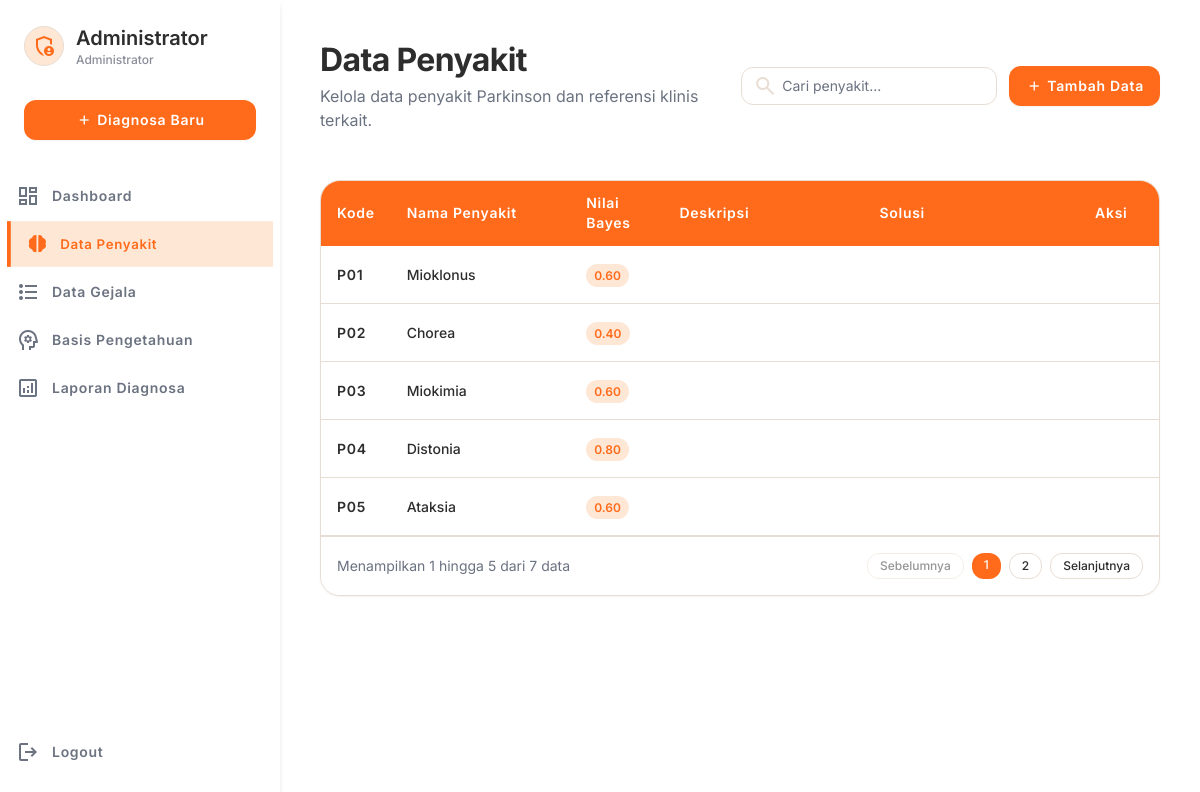
/admin_penyakit.php (signed in), run on the app's committed database.
### tables this page shows
CREATE TABLE `penyakit` (
  `id_penyakit` int(11) NOT NULL,
  `kode_penyakit` varchar(10) NOT NULL,
  `nama_penyakit` varchar(100) NOT NULL,
  `nilai_bayes` decimal(5,2) NOT NULL,
  `deskripsi` text DEFAULT NULL,
  `solusi` text DEFAULT NULL
);

### admin_penyakit.php (the view, shortened to what this page needs)
<?php
require_once 'config.php';
$search = isset($_GET['search']) ? mysqli_real_escape_string($conn, $_GET['search']) : '';
$limit = 5;
$page = isset($_GET['page']) ? intval($_GET['page']) : 1;
$start = ($page - 1) * $limit;
$where_clause = "";
$total_query = mysqli_query($conn, "SELECT COUNT(*) as total FROM penyakit $where_clause");
$total_records = mysqli_fetch_assoc($total_query)['total'];
$total_pages = ceil($total_records / $limit);
$penyakit_query = mysqli_query($conn, "SELECT * FROM penyakit $where_clause ORDER BY kode_penyakit ASC LIMIT $start, $limit");
?>
<!DOCTYPE html>
<html lang="id">
<head>
    <script src="https://cdn.tailwindcss.com?plugins=forms,container-queries"></script>
    <script id="tailwind-config">
      tailwind.config = {
        darkMode: "class",
        theme: {
          extend: {
                        "colors": {
                    "primary": "#FF6B1A",
                    "primary-fixed": "#FFE7D6",
                    "on-primary-fixed-variant": "#FF8A3D",
                    "primary-container": "#FFE7D6",
                    "on-primary-container": "#FF6B1A",
                    "on-primary": "#ffffff",
                    "surface": "#ffffff",
                    "surface-bright": "#2D2D2D",
                    "surface-container-lowest": "#ffffff",
                    "surface-container-low": "#F8F3ED",
                    "surface-container": "#F2EAE2",
                    "surface-container-high": "#E8DDD3",
                    "surface-variant": "#6B7280",
                    "on-surface-variant": "#6B7280",
                    "background": "#F8F3ED",
                    "inverse-surface": "#ffffff",
                    "outline": "#E8DDD3",
                    "outline-variant": "#E8DDD3",
                    "on-surface": "#2D2D2D",
                    "on-background": "#2D2D2D",
                    "secondary": "#6B7280",
                    "secondary-fixed": "#F2EAE2",
                    "on-secondary-fixed-variant": "#FF8A3D",
                    "on-secondary-container": "#6B7280",
                    "tertiary-container": "#22C55E",
                    "on-tertiary-container": "#ffffff",
                    "error-container": "#EF4444",
                    "on-error-container": "#ffffff",
                    "error": "#EF4444",
                    "surface-tint": "#FF8A3D"
            },
                        "borderRadius": {
                    "DEFAULT": "12px",
                    "lg": "16px",
                    "xl": "20px",
                    "full": "9999px"
            },
            "spacing": {
                    "sm": "12px",
                    "xs": "4px",
                    "lg": "32px",
                    "margin-mobile": "16px",
                    "gutter": "24px",
                    "xl": "48px",
                    "margin-desktop": "40px",
                    "md": "24px",
                    "base": "8px"
            },
            "fontFamily": {
                    "label-md": ["Inter"],
                    "body-sm": ["Inter"],
                    "headline-md": ["Inter"],
                    "body-lg": ["Inter"],
                    "body-md": ["Inter"],
                    "headline-sm": ["Inter"],
                    "headline-lg": ["Inter"],
                    "headline-lg-mobile": ["Inter"],
                    "label-sm": ["Inter"]
            },
            "fontSize": {
                    "label-md": ["14px", {"lineHeight": "20px", "letterSpacing": "0.05em", "fontWeight": "600"}],
                    "body-sm": ["14px", {"lineHeight": "20px", "fontWeight": "400"}],
                    "headline-md": ["24px", {"lineHeight": "32px", "letterSpacing": "-0.01em", "fontWeight": "600"}],
                    "body-lg": ["18px", {"lineHeight": "28px", "fontWeight": "400"}],
                    "body-md": ["16px", {"lineHeight": "24px", "fontWeight": "400"}],
                    "headline-sm": ["20px", {"lineHeight": "28px", "fontWeight": "600"}],
                    "headline-lg": ["32px", {"lineHeight": "40px", "letterSpacing": "-0.02em", "fontWeight": "700"}],
                    "headline-lg-mobile": ["24px", {"lineHeight": "32px", "letterSpacing": "-0.01em", "fontWeight": "700"}],
                    "label-sm": ["12px", {"lineHeight": "16px", "fontWeight": "500"}]
            }
          }
        }
      }
    </script>
</head>
<body class="bg-surface-container-low font-body-md text-on-surface antialiased h-screen overflow-hidden flex">
    <aside class="fixed left-0 top-0 h-full w-[280px] bg-inverse-surface shadow-md flex flex-col py-md z-45">
        <div class="px-md mb-lg flex items-center gap-sm">
            <div class="w-10 h-10 rounded-full bg-primary-container flex items-center justify-center shrink-0 border border-outline-variant">
                <span class="material-symbols-outlined text-on-primary-container">admin_panel_settings</span>
            </div>
            <div>
                <h2 class="font-headline-sm text-headline-sm text-surface-bright"><?php echo htmlspecialchars($_SESSION['admin_nama']); ?></h2>
                <p class="font-label-sm text-label-sm text-surface-variant opacity-80">Administrator</p>
            </div>
        </div>
        <div class="px-md mb-lg">
            <a href="diagnosa.php" class="w-full h-[40px] bg-primary text-on-primary rounded font-label-md text-label-md flex items-center justify-center gap-xs hover:bg-surface-tint transition-colors shadow-sm">
                <span class="material-symbols-outlined" style="font-size: 18px;">add</span>
                Diagnosa Baru
            </a>
        </div>
        <nav class="flex-1 flex flex-col font-label-md text-label-md">
            <a class="flex items-center gap-sm text-surface-variant px-4 py-3 hover:bg-on-secondary-fixed-variant transition-all" href="admin_dashboard.php">
                <span class="material-symbols-outlined">dashboard</span>
                Dashboard
            </a>
            <a class="flex items-center gap-sm bg-primary-container text-on-primary-container border-l-4 border-primary px-4 py-3 scale-95 transition-transform" href="admin_penyakit.php">
                <span class="material-symbols-outlined" style="font-variation-settings: 'FILL' 1;">neurology</span>
                Data Penyakit
            </a>
            <a class="flex items-center gap-sm text-surface-variant px-4 py-3 hover:bg-on-secondary-fixed-variant transition-all" href="admin_gejala.php">
                <span class="material-symbols-outlined">format_list_bulleted</span>
                Data Gejala
            </a>
            <a class="flex items-center gap-sm text-surface-variant px-4 py-3 hover:bg-on-secondary-fixed-variant transition-all" href="admin_basis.php">
                <span class="material-symbols-outlined">psychology</span>
                Basis Pengetahuan
            </a>
            <a class="flex items-center gap-sm text-surface-variant px-4 py-3 hover:bg-on-secondary-fixed-variant transition-all" href="admin_laporan.php">
                <span class="material-symbols-outlined">analytics</span>
                Laporan Diagnosa
            </a>
        </nav>
        <div class="mt-auto pt-md font-label-md text-label-md">
            <a class="flex items-center gap-sm text-surface-variant px-4 py-3 hover:bg-on-secondary-fixed-variant transition-all" href="logout.php">
                <span class="material-symbols-outlined">logout</span>
                Logout
            </a>
        </div>
    </aside>
    <main class="flex-1 ml-[280px] p-margin-mobile md:p-margin-desktop min-h-screen bg-surface overflow-y-auto">
        <header class="flex flex-col sm:flex-row justify-between items-start sm:items-center mb-xl gap-md">
            <div>
                <h1 class="font-headline-lg text-headline-lg text-on-surface">Data Penyakit</h1>
                <p class="font-body-md text-body-md text-on-surface-variant mt-1">Kelola data penyakit Parkinson dan referensi klinis terkait.</p>
            </div>
            <div class="flex items-center gap-sm w-full sm:w-auto">
                <form method="GET" action="admin_penyakit.php" class="relative w-full sm:w-64">
                    <span class="material-symbols-outlined absolute left-3 top-1/2 -translate-y-1/2 text-outline">search</span>
                    <input class="w-full pl-10 pr-4 py-2 bg-surface-container-lowest border border-outline-variant rounded font-body-sm text-body-sm focus:outline-none focus:ring-2 focus:ring-primary focus:border-transparent transition-all" name="search" placeholder="Cari penyakit..." type="text" value="<?php echo htmlspecialchars($search); ?>"/>
                </form>
                <button class="flex items-center justify-center gap-xs bg-primary text-on-primary px-4 py-2 h-[40px] rounded font-label-md text-label-md hover:bg-on-primary-fixed-variant transition-colors whitespace-nowrap shadow-sm" onclick="document.getElementById('modal-tambah').classList.remove('hidden')">
                    <span class="material-symbols-outlined text-[18px]">add</span>
                    Tambah Data
                </button>
            </div>
        </header>
        <div class="bg-surface-container-lowest rounded-xl border border-outline-variant shadow-sm overflow-hidden mb-xl">
            <div class="overflow-x-auto">
                <table class="w-full text-left border-collapse min-w-[800px]">
                    <thead>
                        <tr class="border-b border-primary bg-primary text-on-primary">
                            <th class="py-3 px-4 font-label-md text-label-md text-on-primary w-16">Kode</th>
                            <th class="py-3 px-4 font-label-md text-label-md text-on-primary w-48">Nama Penyakit</th>
                            <th class="py-3 px-4 font-label-md text-label-md text-on-primary w-24">Nilai Bayes</th>
                            <th class="py-3 px-4 font-label-md text-label-md text-on-primary min-w-[200px]">Deskripsi</th>
                            <th class="py-3 px-4 font-label-md text-label-md text-on-primary min-w-[200px]">Solusi</th>
                            <th class="py-3 px-4 font-label-md text-label-md text-on-primary w-24 text-center">Aksi</th>
                        </tr>
                    </thead>
                    <tbody class="font-body-sm text-body-sm text-on-surface">
                        <?php if (mysqli_num_rows($penyakit_query) > 0): ?>
                            <?php while ($row = mysqli_fetch_assoc($penyakit_query)): ?>
                                <tr class="border-b border-outline-variant hover:bg-surface-container-low transition-colors group">
                                    <td class="py-3 px-4 font-label-md text-label-md"><?php echo htmlspecialchars($row['kode_penyakit']); ?></td>
                                    <td class="py-3 px-4 font-medium"><?php echo htmlspecialchars($row['nama_penyakit']); ?></td>
                                    <td class="py-3 px-4">
                                        <span class="bg-primary-container text-on-primary-container px-2 py-1 rounded text-xs font-semibold"><?php echo number_format($row['nilai_bayes'], 2); ?></span>
                                    </td>
                                    <td class="py-3 px-4 text-on-surface-variant max-w-[250px] truncate" title="<?php echo htmlspecialchars($row['deskripsi']); ?>">
                                    </td>
                                    <td class="py-3 px-4 text-on-surface-variant max-w-[250px] truncate" title="<?php echo htmlspecialchars($row['solusi']); ?>">
                                    </td>
                                    <td class="py-3 px-4 text-center">
                                    </td>
                                </tr>
                            <?php endwhile; ?>
                        <?php else: ?>
                            <tr>
                                <td colspan="6" class="py-6 text-center text-on-surface-variant">Tidak ada data penyakit ditemukan.</td>
                            </tr>
                        <?php endif; ?>
                    </tbody>
                </table>
            </div>
            <div class="border-t border-outline-variant p-4 flex items-center justify-between bg-surface-container-lowest">
                <p class="font-body-sm text-body-sm text-on-surface-variant">
                    Menampilkan <?php echo $total_records > 0 ? $start + 1 : 0; ?> hingga <?php echo min($start + $limit, $total_records); ?> dari <?php echo $total_records; ?> data
                </p>
                <?php if ($total_pages > 1): ?>
                    <div class="flex gap-2">
                        <a href="?page=<?php echo $page - 1; ?>&search=<?php echo urlencode($search); ?>"
                           class="px-3 py-1 border border-outline-variant rounded hover:bg-surface-container-low font-label-sm text-label-sm flex items-center <?php echo $page <= 1 ? 'pointer-events-none opacity-50' : ''; ?>">
                            Sebelumnya
                        </a>
                        <?php for ($i = 1; $i <= $total_pages; $i++): ?>
                            <a href="?page=<?php echo $i; ?>&search=<?php echo urlencode($search); ?>"
                               class="px-3 py-1 rounded font-label-sm text-label-sm <?php echo $page == $i ? 'bg-primary text-on-primary' : 'border border-outline-variant hover:bg-surface-container-low'; ?>">
                                <?php echo $i; ?>
                            </a>
                        <?php endfor; ?>
                        <a href="?page=<?php echo $page + 1; ?>&search=<?php echo urlencode($search); ?>"
                           class="px-3 py-1 border border-outline-variant rounded hover:bg-surface-container-low font-label-sm text-label-sm flex items-center <?php echo $page >= $total_pages ? 'pointer-events-none opacity-50' : ''; ?>">
                            Selanjutnya
                        </a>
                    </div>
                <?php endif; ?>
            </div>
        </div>
    </main>
</body>
</html>

### admin_penyakit.php (style rules this page uses)
body { font-family: 'Inter', sans-serif; }

### data on the page
penyakit: kode_penyakit "P01", nama_penyakit "Mioklonus", nilai_bayes "0.60"
penyakit: kode_penyakit "P02", nama_penyakit "Chorea", nilai_bayes "0.40"
penyakit: kode_penyakit "P03", nama_penyakit "Miokimia", nilai_bayes "0.60"
penyakit: kode_penyakit "P04", nama_penyakit "Distonia", nilai_bayes "0.80"
penyakit: kode_penyakit "P05", nama_penyakit "Ataksia", nilai_bayes "0.60"

### other printed values
$_SESSION['admin_nama'] "Administrator"
$start + 1 "1"
min($start + $limit, $total_records) "5"
$total_records "7"
